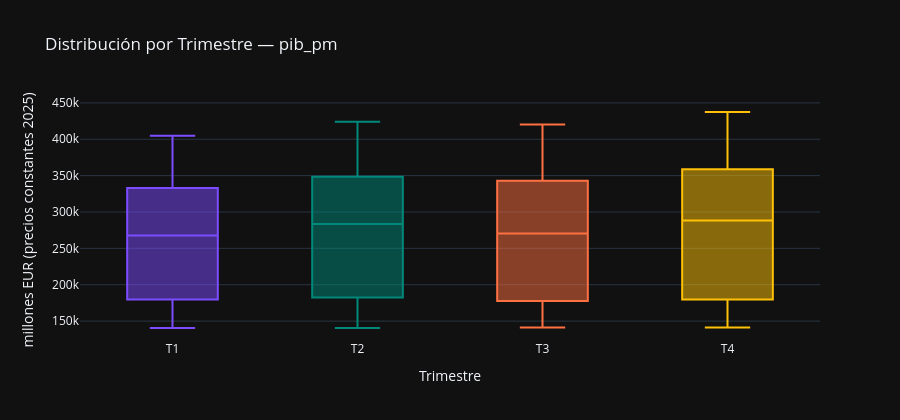

Source (notebook cell):
### Markdown cell above
### Análisis:

La ausencia total de outliers tanto por IQR como por z-score es coherente con la bimodalidad documentada en el análisis de distribución y responde al mismo mecanismo ya identificado para el `IPRI_total_industria_2025`: una serie con tendencia de largo plazo dilata el rango intercuartílico hasta el punto en que ningún valor queda fuera de los límites del criterio IQR, y la varianza elevada asociada a ese rango amplio mantiene todos los valores dentro de las tres desviaciones típicas del z-score.

Los 10 valores extremos confirman que los mínimos corresponden exclusivamente al tramo inicial de la muestra (primer y segundo trimestre de 1974-1975, entre 140.519 y 141.345 millones) y los máximos al tramo final (segundo trimestre de 2024 a cuarto trimestre de 2025, entre 412.578 y 437.461 millones). Ambos grupos son extremos temporales de la tendencia ascendente, no anomalías respecto a la dinámica local de la serie. La ausencia del primer trimestre de 2020 entre los mínimos, pese a la caída abrupta documentada en el análisis de la serie principal, indica que la contracción del confinamiento, aunque la más veloz de la muestra, no llegó a situar el PIB por debajo de los niveles de 1974-1975 en términos reales a precios constantes de 2025. La ausencia de outliers en el nivel no implica ausencia de valores extremos en la tasa de crecimiento: la diff 4 o la variación interanual sí producen valores extremos en el entorno de 2020, que quedan documentados como característica de la serie y cuyo tratamiento se difiere a la fase de feature engineering.

### Code cell
if DATASET_CONFIG['frecuencia_original'] == 'trimestral':
    y_periodo = y.index.quarter.map({1:'T1', 2:'T2', 3:'T3', 4:'T4'})
    titulo_grupo = 'Trimestre'
    orden_periodos = ['T1', 'T2', 'T3', 'T4']
elif DATASET_CONFIG['frecuencia_original'] == 'mensual':
    meses = ['Ene','Feb','Mar','Abr','May','Jun','Jul','Ago','Sep','Oct','Nov','Dic']
    y_periodo = y.index.month.map({i+1: m for i, m in enumerate(meses)})
    titulo_grupo = 'Mes'
    orden_periodos = meses
else:
    meses = ['Ene','Feb','Mar','Abr','May','Jun','Jul','Ago','Sep','Oct','Nov','Dic']
    y_periodo = y.index.month.map({i+1: m for i, m in enumerate(meses)})
    titulo_grupo = 'Mes'
    orden_periodos = meses

colores_bp = ['#7C4DFF', '#00897B', '#FF7043', '#FFC107',
               '#1565C0', '#AD1457', '#2E7D32', '#E65100',
               '#6A1B9A', '#00695C', '#F57F17', '#37474F']

df_box = pd.DataFrame({
    'periodo': y_periodo.values,
    'valor': y.values,
    'fecha': y.index.strftime('%Y-%m-%d'),
})
df_box['periodo'] = pd.Categorical(df_box['periodo'],
                                    categories=[p for p in orden_periodos if p in df_box['periodo'].values],
                                    ordered=True)

fig = px.box(
    df_box, x='periodo', y='valor', color='periodo',
    hover_data=['fecha'],
    title=f'Distribución por {titulo_grupo} — {VAR_PRINCIPAL}',
    labels={'valor': UNIDADES, 'periodo': titulo_grupo, 'fecha': 'Fecha'},
    color_discrete_sequence=colores_bp,
    category_orders={'periodo': orden_periodos},
)
fig.update_layout(showlegend=False, height=420)
fig.show()

### Figure 1 — Plotly figure (JSON) as saved in the notebook; plotly's stock layout.template omitted (floating-point values rounded to 4 significant figures)
{"data": [{"alignmentgroup": "True", "customdata": [["1975-01-01"], ["1976-01-01"], ["1977-01-01"], ["1978-01-01"], ["1979-01-01"], ["1980-01-01"], ["1981-01-01"], ["1982-01-01"], ["1983-01-01"], ["1984-01-01"], ["1985-01-01"], ["1986-01-01"], ["1987-01-01"], ["1988-01-01"], ["1989-01-01"], ["1990-01-01"], ["1991-01-01"], ["1992-01-01"], ["1993-01-01"], ["1994-01-01"], ["1995-01-01"], ["1996-01-01"], ["1997-01-01"], ["1998-01-01"], ["1999-01-01"], ["2000-01-01"], ["2001-01-01"], ["2002-01-01"], ["2003-01-01"], ["2004-01-01"], ["2005-01-01"], ["2006-01-01"], ["2007-01-01"], ["2008-01-01"], ["2009-01-01"], ["2010-01-01"], ["2011-01-01"], ["2012-01-01"], ["2013-01-01"], ["2014-01-01"], ["2015-01-01"], ["2016-01-01"], ["2017-01-01"], ["2018-01-01"], ["2019-01-01"], ["2020-01-01"], ["2021-01-01"], ["2022-01-01"], ["2023-01-01"], ["2024-01-01"], ["2025-01-01"]], "hovertemplate": "Trimestre=%{x}<br>millones EUR (precios constantes 2025)=%{y}<br>Fecha=%{customdata[0]}<extra></extra>", "legendgroup": "T1", "marker": {"color": "#7C4DFF"}, "name": "T1", "notched": false, "offsetgroup": "T1", "orientation": "v", "showlegend": true, "type": "box", "x": ["T1", "T1", "T1", "T1", "T1", "T1", "T1", "T1", "T1", "T1", "T1", "T1", "T1", "T1", "T1", "T1", "T1", "T1", "T1", "T1", "T1", "T1", "T1", "T1", "T1", "T1", "T1", "T1", "T1", "T1", "T1", "T1", "T1", "T1", "T1", "T1", "T1", "T1", "T1", "T1", "T1", "T1", "T1", "T1", "T1", "T1", "T1", "T1", "T1", "T1", "T1"], "x0": " ", "xaxis": "x", "y": [140600.0, 143500.0, 148900.0, 152000.0, 151700.0, 153500.0, 152700.0, 154900.0, 158100.0, 160900.0, 164400.0, 169000.0, 177200.0, 187200.0, 196400.0, 204800.0, 210000.0, 213900.0, 211100.0, 213200.0, 219600.0, 224900.0, 230700.0, 242100.0, 252600.0, 267700.0, 279400.0, 286600.0, 297200.0, 305000.0, 314600.0, 329400.0, 341000.0, 348500.0, 332200.0, 332300.0, 333300.0, 326400.0, 316700.0, 319200.0, 330400.0, 342300.0, 350200.0, 359200.0, 369200.0, 354000.0, 341500.0, 367500.0, 383000.0, 393700.0, 404800.0], "y0": " ", "yaxis": "y"}, {"alignmentgroup": "True", "customdata": [["1975-04-01"], ["1976-04-01"], ["1977-04-01"], ["1978-04-01"], ["1979-04-01"], ["1980-04-01"], ["1981-04-01"], ["1982-04-01"], ["1983-04-01"], ["1984-04-01"], ["1985-04-01"], ["1986-04-01"], ["1987-04-01"], ["1988-04-01"], ["1989-04-01"], ["1990-04-01"], ["1991-04-01"], ["1992-04-01"], ["1993-04-01"], ["1994-04-01"], ["1995-04-01"], ["1996-04-01"], ["1997-04-01"], ["1998-04-01"], ["1999-04-01"], ["2000-04-01"], ["2001-04-01"], ["2002-04-01"], ["2003-04-01"], ["2004-04-01"], ["2005-04-01"], ["2006-04-01"], ["2007-04-01"], ["2008-04-01"], ["2009-04-01"], ["2010-04-01"], ["2011-04-01"], ["2012-04-01"], ["2013-04-01"], ["2014-04-01"], ["2015-04-01"], ["2016-04-01"], ["2017-04-01"], ["2018-04-01"], ["2019-04-01"], ["2020-04-01"], ["2021-04-01"], ["2022-04-01"], ["2023-04-01"], ["2024-04-01"], ["2025-04-01"]], "hovertemplate": "Trimestre=%{x}<br>millones EUR (precios constantes 2025)=%{y}<br>Fecha=%{customdata[0]}<extra></extra>", "legendgroup": "T2", "marker": {"color": "#00897B"}, "name": "T2", "notched": false, "offsetgroup": "T2", "orientation": "v", "showlegend": true, "type": "box", "x": ["T2", "T2", "T2", "T2", "T2", "T2", "T2", "T2", "T2", "T2", "T2", "T2", "T2", "T2", "T2", "T2", "T2", "T2", "T2", "T2", "T2", "T2", "T2", "T2", "T2", "T2", "T2", "T2", "T2", "T2", "T2", "T2", "T2", "T2", "T2", "T2", "T2", "T2", "T2", "T2", "T2", "T2", "T2", "T2", "T2", "T2", "T2", "T2", "T2", "T2", "T2"], "x0": " ", "xaxis": "x", "y": [140500.0, 145200.0, 149600.0, 152300.0, 151900.0, 154400.0, 153400.0, 155700.0, 159300.0, 161600.0, 165700.0, 170600.0, 180100.0, 189700.0, 198700.0, 206500.0, 211300.0, 214000.0, 210400.0, 214900.0, 233700.0, 238700.0, 246500.0, 257300.0, 268700.0, 283400.0, 294000.0, 303200.0, 311000.0, 321100.0, 333200.0, 345700.0, 358000.0, 364500.0, 348000.0, 348700.0, 347400.0, 336400.0, 332100.0, 335100.0, 349100.0, 360200.0, 371700.0, 380900.0, 387900.0, 303900.0, 362800.0, 389700.0, 397300.0, 412600.0, 423900.0], "y0": " ", "yaxis": "y"}, {"alignmentgroup": "True", "customdata": [["1974-07-01"], ["1975-07-01"], ["1976-07-01"], ["1977-07-01"], ["1978-07-01"], ["1979-07-01"], ["1980-07-01"], ["1981-07-01"], ["1982-07-01"], ["1983-07-01"], ["1984-07-01"], ["1985-07-01"], ["1986-07-01"], ["1987-07-01"], ["1988-07-01"], ["1989-07-01"], ["1990-07-01"], ["1991-07-01"], ["1992-07-01"], ["1993-07-01"], ["1994-07-01"], ["1995-07-01"], ["1996-07-01"], ["1997-07-01"], ["1998-07-01"], ["1999-07-01"], ["2000-07-01"], ["2001-07-01"], ["2002-07-01"], ["2003-07-01"], ["2004-07-01"], ["2005-07-01"], ["2006-07-01"], ["2007-07-01"], ["2008-07-01"], ["2009-07-01"], ["2010-07-01"], ["2011-07-01"], ["2012-07-01"], ["2013-07-01"], ["2014-07-01"], ["2015-07-01"], ["2016-07-01"], ["2017-07-01"], ["2018-07-01"], ["2019-07-01"], ["2020-07-01"], ["2021-07-01"], ["2022-07-01"], ["2023-07-01"], ["2024-07-01"], ["2025-07-01"]], "hovertemplate": "Trimestre=%{x}<br>millones EUR (precios constantes 2025)=%{y}<br>Fecha=%{customdata[0]}<extra></extra>", "legendgroup": "T3", "marker": {"color": "#FF7043"}, "name": "T3", "notched": false, "offsetgroup": "T3", "orientation": "v", "showlegend": true, "type": "box", "x": ["T3", "T3", "T3", "T3", "T3", "T3", "T3", "T3", "T3", "T3", "T3", "T3", "T3", "T3", "T3", "T3", "T3", "T3", "T3", "T3", "T3", "T3", "T3", "T3", "T3", "T3", "T3", "T3", "T3", "T3", "T3", "T3", "T3", "T3", "T3", "T3", "T3", "T3", "T3", "T3", "T3", "T3", "T3", "T3", "T3", "T3", "T3", "T3", "T3", "T3", "T3", "T3"], "x0": " ", "xaxis": "x", "y": [141300.0, 141100.0, 146600.0, 150100.0, 152100.0, 152300.0, 154600.0, 154700.0, 157000.0, 160600.0, 162500.0, 167200.0, 172400.0, 182900.0, 191800.0, 200900.0, 208200.0, 212800.0, 213400.0, 210400.0, 216400.0, 226000.0, 233000.0, 241600.0, 252200.0, 264000.0, 276800.0, 287400.0, 294700.0, 303100.0, 313500.0, 324800.0, 336800.0, 348600.0, 351800.0, 339400.0, 339800.0, 338300.0, 328800.0, 325600.0, 331600.0, 346100.0, 356000.0, 366400.0, 373600.0, 380400.0, 346800.0, 365900.0, 388700.0, 395000.0, 409200.0, 420200.0], "y0": " ", "yaxis": "y"}, {"alignmentgroup": "True", "customdata": [["1974-10-01"], ["1975-10-01"], ["1976-10-01"], ["1977-10-01"], ["1978-10-01"], ["1979-10-01"], ["1980-10-01"], ["1981-10-01"], ["1982-10-01"], ["1983-10-01"], ["1984-10-01"], ["1985-10-01"], ["1986-10-01"], ["1987-10-01"], ["1988-10-01"], ["1989-10-01"], ["1990-10-01"], ["1991-10-01"], ["1992-10-01"], ["1993-10-01"], ["1994-10-01"], ["1995-10-01"], ["1996-10-01"], ["1997-10-01"], ["1998-10-01"], ["1999-10-01"], ["2000-10-01"], ["2001-10-01"], ["2002-10-01"], ["2003-10-01"], ["2004-10-01"], ["2005-10-01"], ["2006-10-01"], ["2007-10-01"], ["2008-10-01"], ["2009-10-01"], ["2010-10-01"], ["2011-10-01"], ["2012-10-01"], ["2013-10-01"], ["2014-10-01"], ["2015-10-01"], ["2016-10-01"], ["2017-10-01"], ["2018-10-01"], ["2019-10-01"], ["2020-10-01"], ["2021-10-01"], ["2022-10-01"], ["2023-10-01"], ["2024-10-01"], ["2025-10-01"]], "hovertemplate": "Trimestre=%{x}<br>millones EUR (precios constantes 2025)=%{y}<br>Fecha=%{customdata[0]}<extra></extra>", "legendgroup": "T4", "marker": {"color": "#FFC107"}, "name": "T4", "notched": false, "offsetgroup": "T4", "orientation": "v", "showlegend": true, "type": "box", "x": ["T4", "T4", "T4", "T4", "T4", "T4", "T4", "T4", "T4", "T4", "T4", "T4", "T4", "T4", "T4", "T4", "T4", "T4", "T4", "T4", "T4", "T4", "T4", "T4", "T4", "T4", "T4", "T4", "T4", "T4", "T4", "T4", "T4", "T4", "T4", "T4", "T4", "T4", "T4", "T4", "T4", "T4", "T4", "T4", "T4", "T4", "T4", "T4", "T4", "T4", "T4", "T4"], "x0": " ", "xaxis": "x", "y": [141300.0, 142100.0, 147700.0, 151100.0, 151900.0, 152800.0, 154000.0, 154800.0, 157500.0, 161000.0, 163300.0, 168000.0, 174500.0, 185200.0, 194000.0, 202900.0, 209300.0, 213500.0, 212100.0, 211500.0, 218000.0, 242700.0, 249500.0, 261200.0, 270600.0, 281900.0, 294800.0, 305900.0, 314200.0, 322800.0, 333000.0, 345100.0, 359000.0, 371900.0, 365500.0, 356900.0, 356800.0, 349900.0, 338100.0, 336300.0, 344700.0, 359100.0, 366500.0, 378000.0, 387600.0, 393300.0, 358700.0, 384300.0, 401300.0, 409900.0, 424500.0, 437500.0], "y0": " ", "yaxis": "y"}], "layout": {"boxmode": "overlay", "height": 420, "legend": {"title": {"text": "Trimestre"}, "tracegroupgap": 0}, "showlegend": false, "title": {"text": "Distribución por Trimestre — pib_pm"}, "xaxis": {"anchor": "y", "categoryarray": ["T1", "T2", "T3", "T4"], "categoryorder": "array", "domain": [0.0, 1.0], "title": {"text": "Trimestre"}}, "yaxis": {"anchor": "x", "domain": [0.0, 1.0], "title": {"text": "millones EUR (precios constantes 2025)"}}}}
